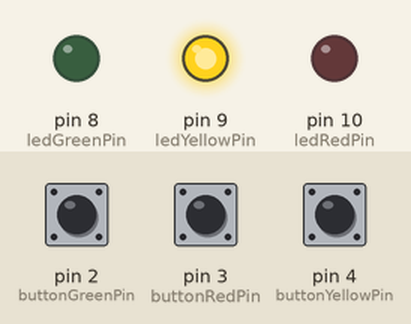
This sketch was run on a simulated Arduino Uno, built with avr-gcc and run on an emulated ATmega328P. On the bench: output pins drawn as LEDs (lit = HIGH). The inputs (shaded band) are chosen by the test bench; at power-on: pin 2 (buttonGreenPin) LOW, pin 3 (buttonRedPin) LOW, pin 4 (buttonYellowPin) LOW. What the sketch prints to the serial monitor is not drawn.

Above: at 1.2 s.
1.3 s: pin 2 (buttonGreenPin) pulled HIGH for 0.15 s
At 1.6 s:
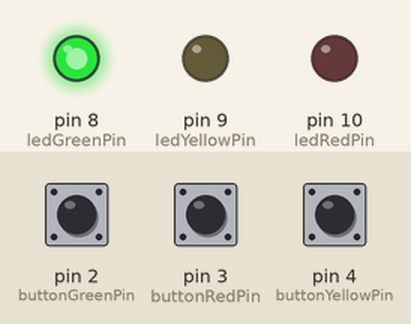
2.9 s: pin 3 (buttonRedPin) pulled HIGH for 0.15 s
At 3.5 s:
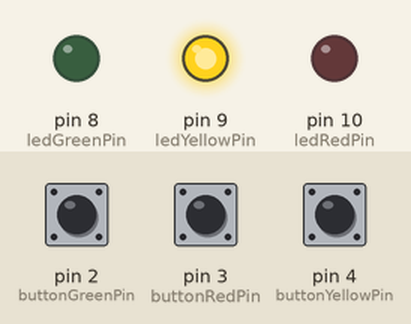
4.5 s: pin 3 (buttonRedPin) pulled HIGH for 1 s
At 5.2 s:
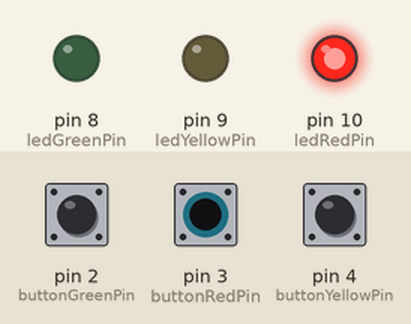
7.0 s: pin 2 (buttonGreenPin) pulled HIGH for 1 s
At 7.7 s:
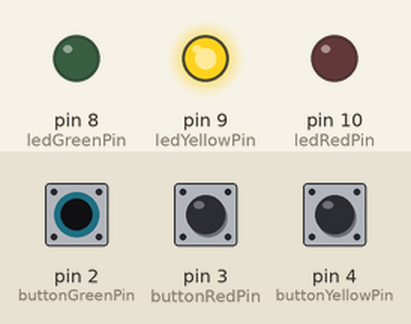
Timing chart, 0 to 10.0 s (numbered marks = the images above; inputs shaded):
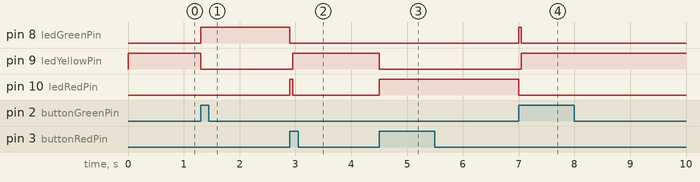

Measured:
- after the input at 1.3 s, pin 8 (ledGreenPin): LOW → HIGH at once; pin 9 (ledYellowPin): HIGH → LOW at once
- after the input at 2.9 s, pin 8 (ledGreenPin): HIGH → LOW at once; pin 9 (ledYellowPin): LOW → HIGH after 0.05 s; pin 10 (ledRedPin): LOW → HIGH at once, → LOW 0.05 s later
- after the input at 4.5 s, pin 9 (ledYellowPin): HIGH → LOW at once; pin 10 (ledRedPin): LOW → HIGH at once
- after the input at 7.0 s, pin 8 (ledGreenPin): LOW → HIGH at once, → LOW 0.05 s later; pin 9 (ledYellowPin): LOW → HIGH after 0.05 s; pin 10 (ledRedPin): HIGH → LOW at once

The sketch:

update.ino
```cpp
// BUTTON DATA PINS - INPUT
const int buttonGreenPin = 2;    // green button
const int buttonRedPin = 3;       // red button
const int buttonYellowPin = 4;    // yellow button

// LED PINS - OUTPUT
const int ledGreenPin = 8;       // green led
const int ledRedPin = 10;         // red led
const int ledYellowPin = 9;     // yellow led

// Counter for current mood, increment/decrement
int counter = 0;

// GREEN BUTTON STATE CHECK
int buttonStateGreen = 0;         // current state of the green button
int lastButtonStateGreen = 0;     // previous state of the green button

// RED BUTTON STATE CHECK
int buttonStateRed = 0;           // current state of the red button
int lastButtonStateRed = 0;       // previous state of the red button

// YELLOW BUTTON STATE CHECK
int buttonStateYellow = 0;           // current state of the yellow button
int lastButtonStateYellow = 0;       // previous state of the yellow button

void setup() {
  // initialize the button pins as inputs
  pinMode(buttonGreenPin, INPUT);
  pinMode(buttonRedPin, INPUT);
  pinMode(buttonYellowPin, INPUT);

  // initialize the LED as an output
  pinMode(ledGreenPin, OUTPUT);
  pinMode(ledRedPin, OUTPUT);
  pinMode(ledYellowPin, OUTPUT);

  // initialize serial communication
  Serial.begin(9600);
}


void loop() {
  // read the pushbutton input pin
  buttonStateGreen = digitalRead(buttonGreenPin);
  buttonStateRed = digitalRead(buttonRedPin);
  buttonStateYellow = digitalRead(buttonYellowPin);

  // seperate into scopes using {}

  // scope block for green
  {
    // compare the buttonStates to the previous states
    if ((buttonStateGreen != lastButtonStateGreen)) {
      // if the state has changed, increment the counter
      if (buttonStateGreen == HIGH) {
        // if the current state is HIGH then the button went from off to on:
        greenLEDOn(); // turn on green led (see respective defined function)
        counter += 1;
      }
      delay(50); // Delay a little bit to avoid bouncing
    }
    // save the current state as the last state, for next time through the loop
    lastButtonStateGreen = buttonStateGreen;
  }

  // scope block for yellow
  {
    // compare the buttonStates to the previous states
    if ((buttonStateYellow != lastButtonStateYellow)) {
      // if the state has changed, increment the counter
      if (buttonStateYellow == HIGH) {
        // if the current state is HIGH then the button went from off to on:
        yellowLEDOn(); // turns yellow led on (see the respective defined function)
        //counter+=0; don't need this because yellow literally does nothing
      }
      delay(50);
    }
    // save the current state as the last state, for next time through the loop
    lastButtonStateYellow = buttonStateYellow;
  }

  //scope block for red
  {
    // compare the buttonStates to the previous states
    if ((buttonStateRed != lastButtonStateRed)) {
      // if the state has changed, increment the counter
      if (buttonStateRed == HIGH) {
        // if the current state is HIGH then the button went from off to on:
        redLEDOn(); // turns red led on (see respective defined function)
        counter -= 1;
      }
      delay(50);
    }
    // save the current state as the last state, for next time through the loop
    lastButtonStateRed = buttonStateRed;
  }

  // Determine which LED should be lit based on mood counter
  if (counter > 0) {
    greenLEDOn();
  } else if (counter < 0) {
    redLEDOn();
  } else {
    yellowLEDOn();
  }
    Serial.println(counter); // debug print current counter
}

// turn on red LED
void redLEDOn() {
  digitalWrite(ledGreenPin, LOW);
  digitalWrite(ledYellowPin, LOW);
  digitalWrite(ledRedPin, HIGH);
}

// turn on green LED
void greenLEDOn() {
  digitalWrite(ledRedPin, LOW);
  digitalWrite(ledYellowPin, LOW);
  digitalWrite(ledGreenPin, HIGH);
}

// turn on yellow LED
void yellowLEDOn() {
  digitalWrite(ledGreenPin, LOW);
  digitalWrite(ledRedPin, LOW);
  digitalWrite(ledYellowPin, HIGH);
}
```
